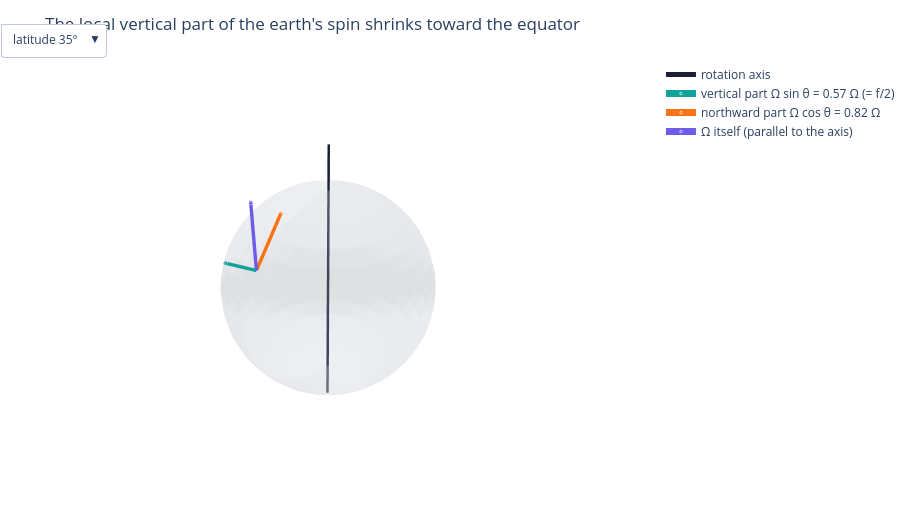

Notebook code for this chart:
### Markdown cell above
📝 **Note.** **N13 [B]** **The rotation vector on the tangent plane.** With $x$ east, $y$ north and $z$ up at latitude $\theta$,
$\boldsymbol\Omega=(0,\ \Omega\cos\theta,\ \Omega\sin\theta)$: no eastward part, a northward horizontal part and a vertical
part. The figure lets you move the tangent plane to four latitudes.

### Code cell
uu, vv = np.meshgrid(np.linspace(0, 2*np.pi, 40), np.linspace(-np.pi/2, np.pi/2, 20))   # longitude and latitude grids for a unit sphere
figS = go.Figure(go.Surface(x=np.cos(vv)*np.cos(uu), y=np.cos(vv)*np.sin(uu), z=np.sin(vv), opacity=0.25, showscale=False,
                            colorscale=[[0, COLORS["grid"]], [1, COLORS["grid"]]], hoverinfo="skip"))   # the earth, pale grey
figS.add_trace(go.Scatter3d(x=[0, 0], y=[0, 0], z=[-1.4, 1.4], mode="lines", line=dict(color=COLORS["ink"], width=5), name="rotation axis"))   # the axis
lats_deg = [0.0, 35.0, 60.0, 90.0]                              # the four dropdown latitudes
for j, ld in enumerate(lats_deg):                               # three arrows per latitude
    th = np.deg2rad(ld)                                         # latitude in radians
    comp = GFD.earth_rotation_local(th)/GFD.OMEGA_EARTH         # (0, cos(theta), sin(theta)): local components of Omega, in units of Omega
    P0 = np.array([np.cos(th), 0.0, np.sin(th)])                # the point on the sphere (longitude 0)
    up = P0                                                     # local vertical unit vector
    north = np.array([-np.sin(th), 0.0, np.cos(th)])            # local northward unit vector
    for vec, col, nm in ((comp[2]*up, COLORS["teal"], f"vertical part Ω sin θ = {comp[2]:.2f} Ω (= f/2)"),
                         (comp[1]*north, COLORS["orange"], f"northward part Ω cos θ = {comp[1]:.2f} Ω"),
                         (comp[1]*north + comp[2]*up, COLORS["accent"], "Ω itself (parallel to the axis)")):
        Q = P0 + 0.6*vec                                        # tip of the arrow (scaled to fit the picture)
        figS.add_trace(go.Scatter3d(x=[P0[0], Q[0]], y=[P0[1], Q[1]], z=[P0[2], Q[2]], mode="lines+markers", name=nm,
                                    marker=dict(size=[0, 5], color=col), line=dict(color=col, width=7), visible=(j == 1)))   # one arrow
buttons = [dict(label=f"latitude {ld:.0f}°", method="update",
                args=[{"visible": [True, True] + [k//3 == j for k in range(3*len(lats_deg))]}]) for j, ld in enumerate(lats_deg)]   # show one latitude's arrows
figS.update_layout(height=520, title="The local vertical part of the earth's spin shrinks toward the equator",
                   updatemenus=[dict(buttons=buttons, active=1, x=0.0, y=1.08, xanchor="left")],
                   scene=dict(aspectmode="data", xaxis_visible=False, yaxis_visible=False, zaxis_visible=False), margin=dict(l=0, r=0, t=60, b=0))   # layout and dropdown
figS.show()   # display the interactive figure (the slider works on the web page too)

### Figure 1 — Plotly figure (JSON) as saved in the notebook; plotly's stock layout.template omitted (floating-point values rounded to 4 significant figures; data arrays with more than 128 entries replaced by an {"elided": "..."} marker saying what was removed)
{"data": [{"colorscale": [[0, "#e3e6ee"], [1, "#e3e6ee"]], "hoverinfo": "skip", "opacity": 0.25, "showscale": false, "type": "surface", "x": {"elided": "20x40 float values"}, "y": {"elided": "20x40 float values"}, "z": {"elided": "20x40 float values"}}, {"line": {"color": "#1a1f36", "width": 5}, "mode": "lines", "name": "rotation axis", "type": "scatter3d", "x": [0, 0], "y": [0, 0], "z": [-1.4, 1.4]}, {"line": {"color": "#0fa39c", "width": 7}, "marker": {"color": "#0fa39c", "size": [0, 5]}, "mode": "lines+markers", "name": "vertical part Ω sin θ = 0.00 Ω (= f/2)", "type": "scatter3d", "visible": false, "x": [1.0, 1.0], "y": [0.0, 0.0], "z": [0.0, 0.0]}, {"line": {"color": "#f97316", "width": 7}, "marker": {"color": "#f97316", "size": [0, 5]}, "mode": "lines+markers", "name": "northward part Ω cos θ = 1.00 Ω", "type": "scatter3d", "visible": false, "x": [1.0, 1.0], "y": [0.0, 0.0], "z": [0.0, 0.6]}, {"line": {"color": "#6c5ce7", "width": 7}, "marker": {"color": "#6c5ce7", "size": [0, 5]}, "mode": "lines+markers", "name": "Ω itself (parallel to the axis)", "type": "scatter3d", "visible": false, "x": [1.0, 1.0], "y": [0.0, 0.0], "z": [0.0, 0.6]}, {"line": {"color": "#0fa39c", "width": 7}, "marker": {"color": "#0fa39c", "size": [0, 5]}, "mode": "lines+markers", "name": "vertical part Ω sin θ = 0.57 Ω (= f/2)", "type": "scatter3d", "visible": true, "x": [0.8192, 1.101], "y": [0.0, 0.0], "z": [0.5736, 0.771]}, {"line": {"color": "#f97316", "width": 7}, "marker": {"color": "#f97316", "size": [0, 5]}, "mode": "lines+markers", "name": "northward part Ω cos θ = 0.82 Ω", "type": "scatter3d", "visible": true, "x": [0.8192, 0.5372], "y": [0.0, 0.0], "z": [0.5736, 0.9762]}, {"line": {"color": "#6c5ce7", "width": 7}, "marker": {"color": "#6c5ce7", "size": [0, 5]}, "mode": "lines+markers", "name": "Ω itself (parallel to the axis)", "type": "scatter3d", "visible": true, "x": [0.8192, 0.8192], "y": [0.0, 0.0], "z": [0.5736, 1.174]}, {"line": {"color": "#0fa39c", "width": 7}, "marker": {"color": "#0fa39c", "size": [0, 5]}, "mode": "lines+markers", "name": "vertical part Ω sin θ = 0.87 Ω (= f/2)", "type": "scatter3d", "visible": false, "x": [0.5, 0.7598], "y": [0.0, 0.0], "z": [0.866, 1.316]}, {"line": {"color": "#f97316", "width": 7}, "marker": {"color": "#f97316", "size": [0, 5]}, "mode": "lines+markers", "name": "northward part Ω cos θ = 0.50 Ω", "type": "scatter3d", "visible": false, "x": [0.5, 0.2402], "y": [0.0, 0.0], "z": [0.866, 1.016]}, {"line": {"color": "#6c5ce7", "width": 7}, "marker": {"color": "#6c5ce7", "size": [0, 5]}, "mode": "lines+markers", "name": "Ω itself (parallel to the axis)", "type": "scatter3d", "visible": false, "x": [0.5, 0.5], "y": [0.0, 0.0], "z": [0.866, 1.466]}, {"line": {"color": "#0fa39c", "width": 7}, "marker": {"color": "#0fa39c", "size": [0, 5]}, "mode": "lines+markers", "name": "vertical part Ω sin θ = 1.00 Ω (= f/2)", "type": "scatter3d", "visible": false, "x": [6.123e-17, 9.797e-17], "y": [0.0, 0.0], "z": [1.0, 1.6]}, {"line": {"color": "#f97316", "width": 7}, "marker": {"color": "#f97316", "size": [0, 5]}, "mode": "lines+markers", "name": "northward part Ω cos θ = 0.00 Ω", "type": "scatter3d", "visible": false, "x": [6.123e-17, 2.449e-17], "y": [0.0, 0.0], "z": [1.0, 1.0]}, {"line": {"color": "#6c5ce7", "width": 7}, "marker": {"color": "#6c5ce7", "size": [0, 5]}, "mode": "lines+markers", "name": "Ω itself (parallel to the axis)", "type": "scatter3d", "visible": false, "x": [6.123e-17, 6.123e-17], "y": [0.0, 0.0], "z": [1.0, 1.6]}], "layout": {"height": 520, "margin": {"b": 0, "l": 0, "r": 0, "t": 60}, "scene": {"aspectmode": "data", "xaxis": {"visible": false}, "yaxis": {"visible": false}, "zaxis": {"visible": false}}, "title": {"text": "The local vertical part of the earth's spin shrinks toward the equator"}, "updatemenus": [{"active": 1, "buttons": [{"args": [{"visible": [true, true, true, true, true, false, false, false, false, false, false, false, false, false]}], "label": "latitude 0°", "method": "update"}, {"args": [{"visible": [true, true, false, false, false, true, true, true, false, false, false, false, false, false]}], "label": "latitude 35°", "method": "update"}, {"args": [{"visible": [true, true, false, false, false, false, false, false, true, true, true, false, false, false]}], "label": "latitude 60°", "method": "update"}, {"args": [{"visible": [true, true, false, false, false, false, false, false, false, false, false, true, true, true]}], "label": "latitude 90°", "method": "update"}], "x": 0.0, "xanchor": "left", "y": 1.08}]}}
